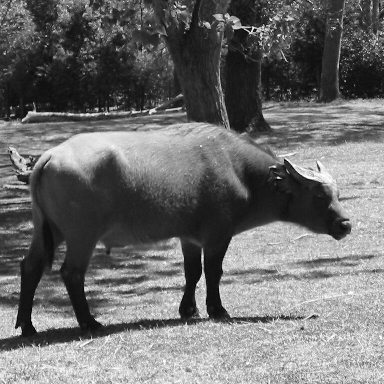
%> input picture 영상처리/matlab/images/buffalo.tif, 384 x 384 px
$ octave c5p33.m   (GNU Octave 9; MATLAB toolbox functions it lacks are replaced by stand-ins)
%> lines starting %> are read from the running program, lines starting %| are printed output that depends on the picture
x=imread('buffalo.tif');
%> x is the input picture: size 384x384 uint8; min 0, max 255, mean 109.1
f=fspecial('average');
xf=filter2(f,x);
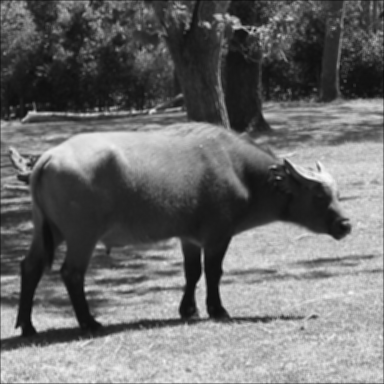
%> xf: size 384x384 double; min 13.22, max 250.1, mean 108.7
xu=double(x)-xf/1.5;
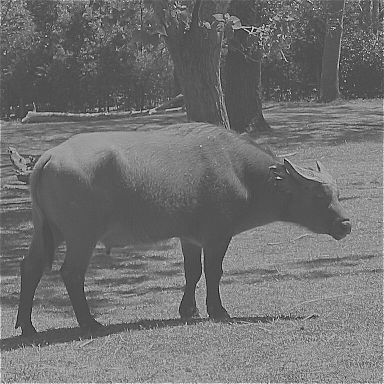
%> xu: size 384x384 double; min -64.78, max 162.7, mean 36.7; drawn with min black and max white
subplot(1,2,1), imshow(x)
subplot(1,2,2), imshow(xu/70)
%> after `imshow(xu/70)`:
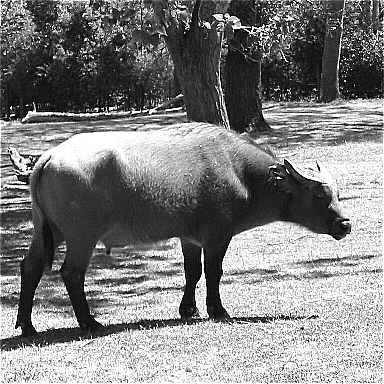
%> displayed picture: size 384x384, on the screen's scale of 0 to 255; min 0, max 255, mean 127.6

$ run again, with 영상처리/matlab/images/bacteria.tif copied over 영상처리/matlab/images/buffalo.tif
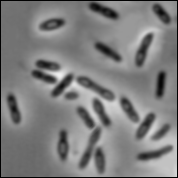
%> input picture 영상처리/matlab/images/bacteria.tif, 178 x 178 px
%> x is the input picture: size 178x178 uint8; min 0, max 239, mean 125.8
%> `xu=double(x)-xf/1.5;`:
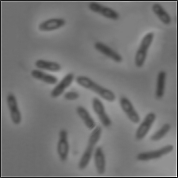
%> xu: size 178x178 double; min -47.04, max 147.5, mean 41.9; drawn with min black and max white
%> `imshow(xu/70)`:
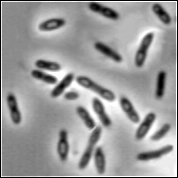
%> displayed picture: size 178x178, on the screen's scale of 0 to 255; min 0, max 255, mean 154.5

$ run again, with 영상처리/matlab/images/blocks.tif copied over 영상처리/matlab/images/buffalo.tif
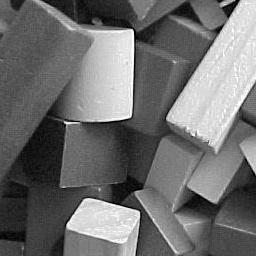
%> input picture 영상처리/matlab/images/blocks.tif, 256 x 256 px
%> x is the input picture: size 256x256 uint8; min 0, max 255, mean 110.3
%> `xu=double(x)-xf/1.5;`:
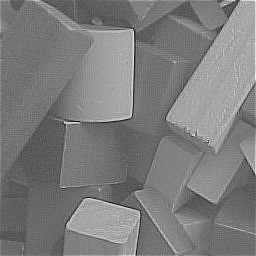
%> xu: size 256x256 double; min -72.59, max 151.6, mean 37.1; drawn with min black and max white
%> `imshow(xu/70)`:
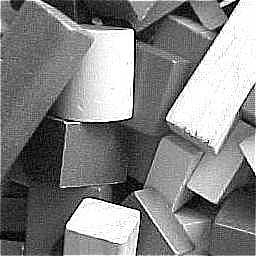
%> displayed picture: size 256x256, on the screen's scale of 0 to 255; min 0, max 255, mean 131.6
